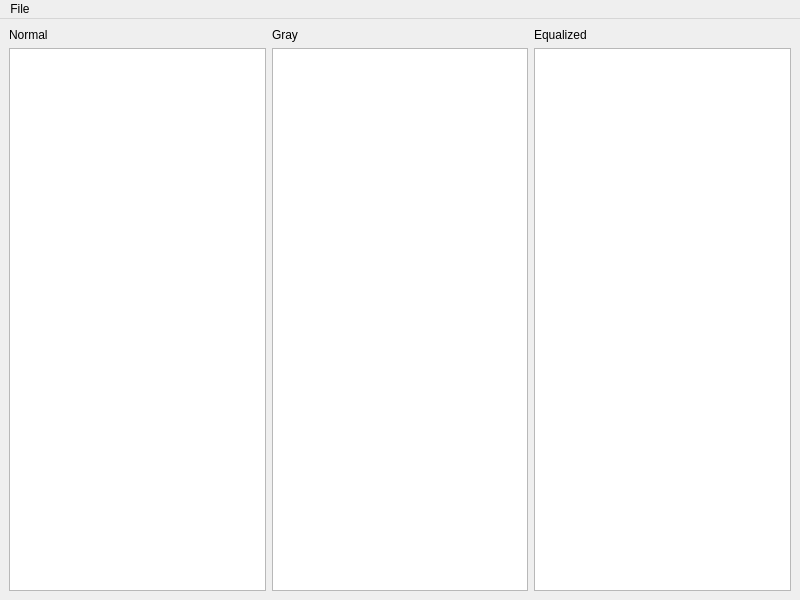
<?xml version="1.0" encoding="UTF-8"?>
<ui version="4.0">
 <class>MainWindow</class>
 <widget class="QMainWindow" name="MainWindow">
  <property name="geometry">
   <rect>
    <x>0</x>
    <y>0</y>
    <width>800</width>
    <height>600</height>
   </rect>
  </property>
  <property name="windowTitle">
   <string>OpenCV ImageProcessing</string>
  </property>
  <widget class="QWidget" name="centralwidget">
   <layout class="QHBoxLayout" name="horizontalLayout">
    <item>
     <layout class="QVBoxLayout" name="verticalLayout">
      <item>
       <widget class="QLabel" name="label">
        <property name="text">
         <string>Normal</string>
        </property>
       </widget>
      </item>
      <item>
       <widget class="QGraphicsView" name="gv_normal"/>
      </item>
     </layout>
    </item>
    <item>
     <layout class="QVBoxLayout" name="verticalLayout_2">
      <item>
       <widget class="QLabel" name="label_2">
        <property name="text">
         <string>Gray</string>
        </property>
       </widget>
      </item>
      <item>
       <widget class="QGraphicsView" name="gv_gray"/>
      </item>
     </layout>
    </item>
    <item>
     <layout class="QVBoxLayout" name="verticalLayout_3">
      <item>
       <widget class="QLabel" name="label_3">
        <property name="text">
         <string>Equalized</string>
        </property>
       </widget>
      </item>
      <item>
       <widget class="QGraphicsView" name="gv_eq"/>
      </item>
     </layout>
    </item>
   </layout>
  </widget>
  <widget class="QMenuBar" name="menubar">
   <property name="geometry">
    <rect>
     <x>0</x>
     <y>0</y>
     <width>800</width>
     <height>22</height>
    </rect>
   </property>
   <widget class="QMenu" name="menuFile">
    <property name="title">
     <string>File</string>
    </property>
    <addaction name="open"/>
    <addaction name="save"/>
   </widget>
   <addaction name="menuFile"/>
  </widget>
  <action name="open">
   <property name="text">
    <string>Open</string>
   </property>
  </action>
  <action name="save">
   <property name="text">
    <string>Save</string>
   </property>
  </action>
 </widget>
 <resources/>
 <connections/>
</ui>
